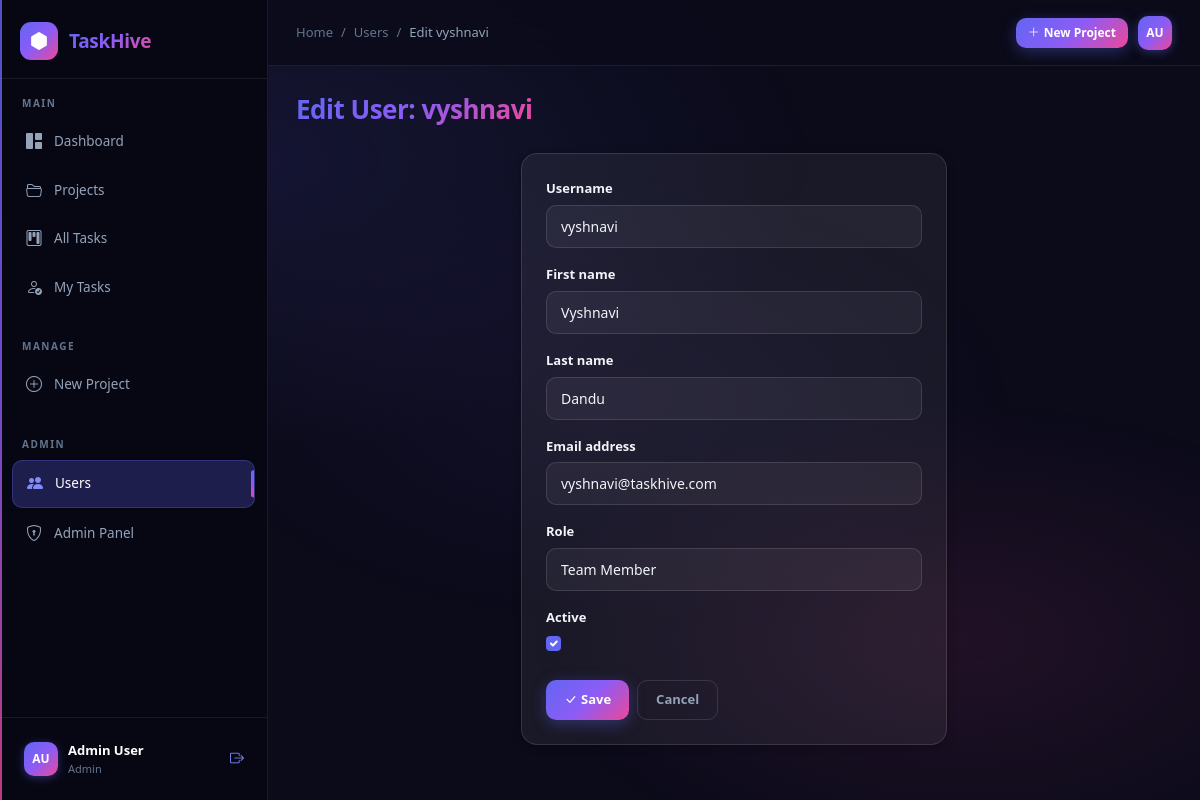
/users/manage/5/edit/ (signed in), run on the app's committed database.
### users/models.py (models this page shows, shortened)
class User(AbstractUser):
    ROLE_CHOICES = [
        ('admin', 'Admin'),
        ('manager', 'Project Manager'),
        ('member', 'Team Member'),
    ]
    role = models.CharField(max_length=20, choices=ROLE_CHOICES, default='member')
    avatar = models.ImageField(upload_to='avatars/', null=True, blank=True)
    bio = models.TextField(blank=True)
    phone = models.CharField(max_length=20, blank=True)
    created_at = models.DateTimeField(auto_now_add=True)
    updated_at = models.DateTimeField(auto_now=True)
    class Meta:
        verbose_name = 'User'
        verbose_name_plural = 'Users'
        ordering = ['-date_joined']
    @property
    def is_admin(self):
        return self.role == 'admin' or self.is_superuser
    @property
    def is_manager(self):
        return self.role in ('admin', 'manager') or self.is_superuser

### users/views.py (the view)
# urls.py: path('manage/<int:pk>/edit/', views.user_edit_view, name='user_edit'),
@login_required
def user_edit_view(request, pk):
    if not request.user.is_admin:
        messages.error(request, 'Access denied.')
        return redirect('dashboard')
    profile_user = get_object_or_404(User, pk=pk)
    if request.method == 'POST':
        form = UserManageForm(request.POST, instance=profile_user)
        if form.is_valid():
            form.save()
            messages.success(request, f'User {profile_user.username} updated.')
            return redirect('user_list')
    else:
        form = UserManageForm(instance=profile_user)
    return render(request, 'users/user_edit.html', {'form': form, 'profile_user': profile_user})

### users/forms.py
class UserManageForm(forms.ModelForm):
    class Meta:
        model = User
        fields = ('username', 'first_name', 'last_name', 'email', 'role', 'is_active')
    def __init__(self, *args, **kwargs):
        super().__init__(*args, **kwargs)
        for field in self.fields.values():
            if isinstance(field.widget, forms.CheckboxInput):
                field.widget.attrs['class'] = 'form-check-input'
            else:
                field.widget.attrs['class'] = 'form-control'

### users/templates/users/user_edit.html (shortened to what this page needs)
{% extends 'base.html' %}
{% block breadcrumb %}
<li class="breadcrumb-item"><a href="{% url 'user_list' %}">Users</a></li>
<li class="breadcrumb-item active">Edit {{ profile_user.username }}</li>
{% endblock %}
{% block content %}
<div class="page-header"><h1 class="page-title">Edit User: {{ profile_user.username }}</h1></div>
<div class="row justify-content-center">
    <div class="col-lg-6">
        <div class="card">
            <div class="card-body p-4">
                <form method="post" novalidate>
                    {% for field in form %}
                    <div class="mb-3">
                        <label class="form-label fw-medium">{{ field.label }}</label>
                        {{ field }}
                    </div>
                    {% endfor %}
                    <div class="d-flex gap-2 mt-4">
                        <button type="submit" class="btn btn-primary"><i class="bi bi-check-lg me-1"></i>Save</button>
                        <a href="{% url 'user_list' %}" class="btn btn-outline-secondary">Cancel</a>
                    </div>
                </form>
            </div>
        </div>
    </div>
</div>
{% endblock %}

### templates/base.html (shortened to what this page needs)
<!DOCTYPE html>
<html lang="en" data-bs-theme="light">
<head>
    <link href="https://cdn.jsdelivr.net/npm/bootstrap@5.3.2/dist/css/bootstrap.min.css" rel="stylesheet">
    <link href="https://cdn.jsdelivr.net/npm/bootstrap-icons@1.11.3/font/bootstrap-icons.css" rel="stylesheet">
    {% load static %}
    <link href="{% static 'css/main.css' %}" rel="stylesheet">
</head>
<body>
{% if user.is_authenticated %}
<div class="sidebar" id="sidebar">
    <div class="sidebar-brand">
        <a href="{% url 'dashboard' %}" class="brand-link">
            <div class="brand-icon">
                <i class="bi bi-hexagon-fill"></i>
            </div>
            <span class="brand-text">TaskHive</span>
        </a>
    </div>
    <nav class="sidebar-nav">
        <div class="nav-section">
            <span class="nav-section-label">Main</span>
            <a href="{% url 'dashboard' %}" class="nav-item {% if request.resolver_match.url_name == 'dashboard' %}active{% endif %}">
                <i class="bi bi-grid-1x2-fill"></i><span>Dashboard</span>
            </a>
            <a href="{% url 'project_list' %}" class="nav-item {% if 'project' in request.resolver_match.url_name %}active{% endif %}">
                <i class="bi bi-folder2-open"></i><span>Projects</span>
            </a>
            <a href="{% url 'task_list' %}" class="nav-item {% if request.resolver_match.url_name == 'task_list' %}active{% endif %}">
                <i class="bi bi-kanban"></i><span>All Tasks</span>
            </a>
            <a href="{% url 'my_tasks' %}" class="nav-item {% if request.resolver_match.url_name == 'my_tasks' %}active{% endif %}">
                <i class="bi bi-person-check"></i><span>My Tasks</span>
            </a>
        </div>
        {% if user.is_manager %}
        <div class="nav-section">
            <span class="nav-section-label">Manage</span>
            <a href="{% url 'project_create' %}" class="nav-item">
                <i class="bi bi-plus-circle"></i><span>New Project</span>
            </a>
        </div>
        {% endif %}
        {% if user.is_admin %}
        <div class="nav-section">
            <span class="nav-section-label">Admin</span>
            <a href="{% url 'user_list' %}" class="nav-item {% if 'user' in request.resolver_match.url_name %}active{% endif %}">
                <i class="bi bi-people-fill"></i><span>Users</span>
            </a>
            <a href="/admin/" class="nav-item" target="_blank">
                <i class="bi bi-shield-lock"></i><span>Admin Panel</span>
            </a>
        </div>
        {% endif %}
    </nav>
    <div class="sidebar-footer">
        <a href="{% url 'profile' %}" class="user-widget">
            <div class="user-avatar">
                {% if user.avatar %}
                    <img src="{{ user.avatar.url }}" alt="{{ user.username }}">
                {% else %}
                    <span>{{ user.first_name|first|upper }}{{ user.last_name|first|upper }}</span>
                {% endif %}
            </div>
            <div class="user-info">
                <span class="user-name">{{ user.get_full_name|default:user.username }}</span>
                <span class="user-role">{{ user.get_role_display }}</span>
            </div>
        </a>
        <a href="{% url 'logout' %}" class="logout-btn" title="Logout">
            <i class="bi bi-box-arrow-right"></i>
        </a>
    </div>
</div>
<div class="main-wrapper">
    <header class="topbar">
        <div class="topbar-left">
            <nav aria-label="breadcrumb" class="d-none d-md-block">
                <ol class="breadcrumb mb-0">
                    <li class="breadcrumb-item"><a href="{% url 'dashboard' %}">Home</a></li>
                    {% block breadcrumb %}{% endblock %}
                </ol>
            </nav>
        </div>
        <div class="topbar-right">
            <div class="topbar-actions">
                {% if user.is_manager %}
                <a href="{% url 'project_create' %}" class="btn btn-primary btn-sm d-none d-md-inline-flex align-items-center gap-1">
                    <i class="bi bi-plus-lg"></i> New Project
                </a>
                {% endif %}
                <a href="{% url 'profile' %}" class="topbar-avatar" title="{{ user.username }}">
                    {% if user.avatar %}
                        <img src="{{ user.avatar.url }}" alt="{{ user.username }}">
                    {% else %}
                        <span>{{ user.first_name|first|upper }}{{ user.last_name|first|upper }}</span>
                    {% endif %}
                </a>
            </div>
        </div>
    </header>
    <main class="page-content">
        {% block content %}{% endblock %}
    </main>
</div>
{% endif %}
{% load static %}
</body>
</html>

### data on the page
User: first_name|first "A", last_name|first "U", get_full_name "Admin User", role "Admin"
User: username "vyshnavi", form "vyshnavi" "Vyshnavi" "Dandu" "vyshnavi@taskhive.com" "Team Member" "☑"

### other printed values
{{ field.label }} "Username" "First name" "Last name" "Email address" "Role" "Active"
